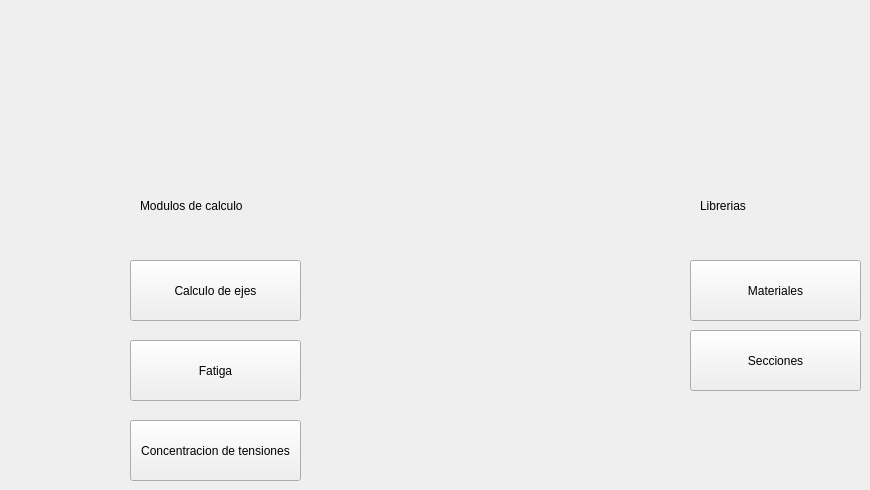
     <widget class="QWidget" name="Main_tab">
      <attribute name="title">
       <string>Menu</string>
      </attribute>
      <widget class="QPushButton" name="secciones_pushButton">
       <property name="geometry">
        <rect>
         <x>690</x>
         <y>330</y>
         <width>171</width>
         <height>61</height>
        </rect>
       </property>
       <property name="text">
        <string>Secciones</string>
       </property>
      </widget>
      <widget class="QLabel" name="librerias_label">
       <property name="geometry">
        <rect>
         <x>700</x>
         <y>180</y>
         <width>141</width>
         <height>51</height>
        </rect>
       </property>
       <property name="text">
        <string>Librerias</string>
       </property>
      </widget>
      <widget class="QPushButton" name="materiales_pushButton">
       <property name="geometry">
        <rect>
         <x>690</x>
         <y>260</y>
         <width>171</width>
         <height>61</height>
        </rect>
       </property>
       <property name="text">
        <string>Materiales</string>
       </property>
      </widget>
      <widget class="QPushButton" name="fatiga_pushButton">
       <property name="geometry">
        <rect>
         <x>130</x>
         <y>340</y>
         <width>171</width>
         <height>61</height>
        </rect>
       </property>
       <property name="text">
        <string>Fatiga</string>
       </property>
      </widget>
      <widget class="QPushButton" name="Calculo_ejes_pushButton">
       <property name="geometry">
        <rect>
         <x>130</x>
         <y>260</y>
         <width>171</width>
         <height>61</height>
        </rect>
       </property>
       <property name="text">
        <string>Calculo de ejes</string>
       </property>
      </widget>
      <widget class="QPushButton" name="concentracion_tensiones_pushButton">
       <property name="geometry">
        <rect>
         <x>130</x>
         <y>420</y>
         <width>171</width>
         <height>61</height>
        </rect>
       </property>
       <property name="text">
        <string>Concentracion de tensiones</string>
       </property>
      </widget>
      <widget class="QLabel" name="modulos_calculo_label">
       <property name="geometry">
        <rect>
         <x>140</x>
         <y>180</y>
         <width>141</width>
         <height>51</height>
        </rect>
       </property>
       <property name="text">
        <string>Modulos de calculo</string>
       </property>
      </widget>
     </widget>
